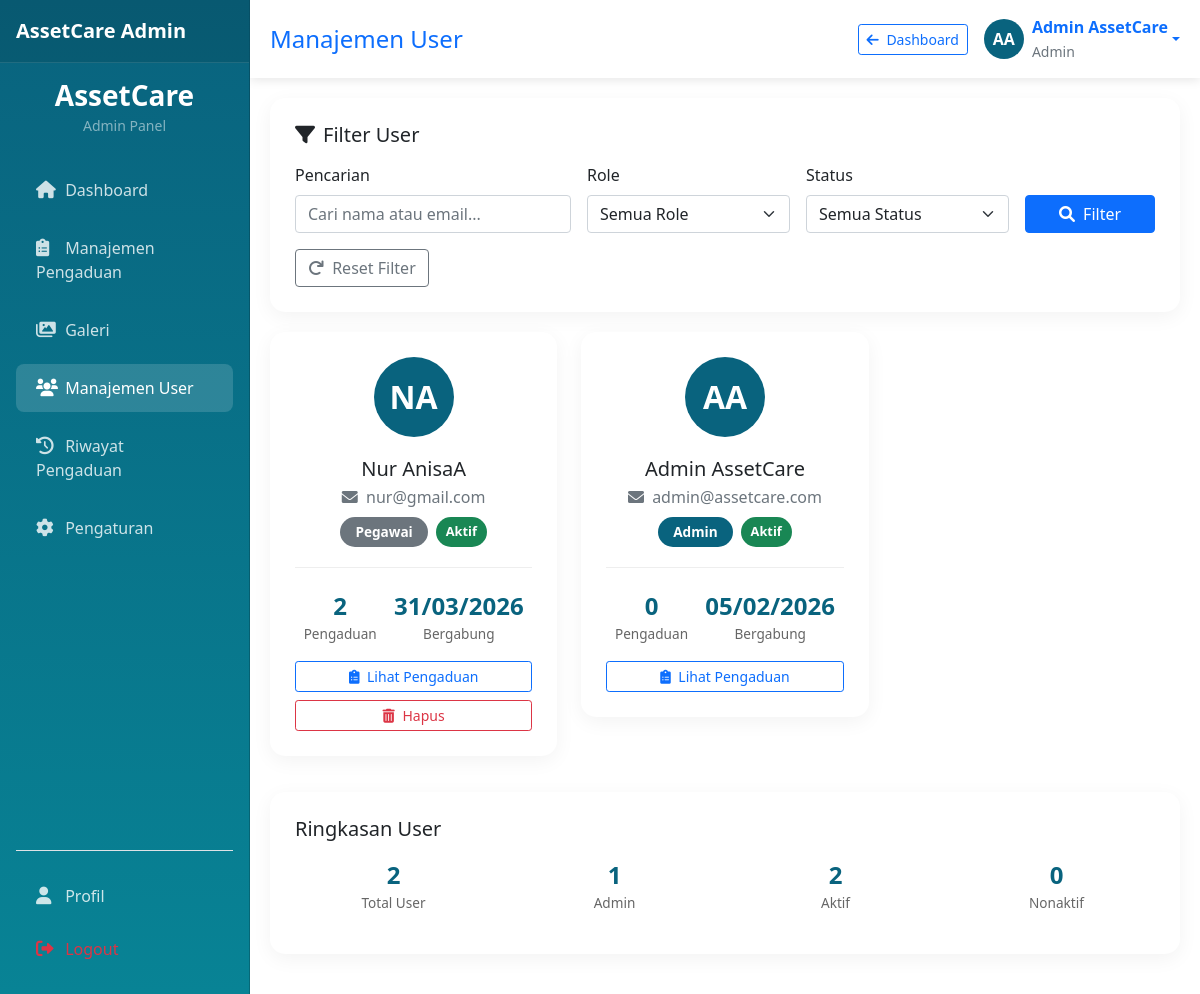
Page /admin/user.php (signed in) on the committed database.
### tables this page shows
CREATE TABLE `users` (
  `id` int(11) NOT NULL,
  `nama` varchar(100) NOT NULL,
  `email` varchar(100) NOT NULL,
  `password` varchar(255) NOT NULL,
  `role` enum('pegawai','admin') DEFAULT 'pegawai',
  `status` varchar(10) DEFAULT 'aktif',
  `created_at` timestamp NOT NULL DEFAULT current_timestamp(),
  `updated_at` timestamp NOT NULL DEFAULT current_timestamp() ON UPDATE current_timestamp()
);

### config/database.php (called while the page is built, shortened)
<?php
class Database {
    private $host = "localhost";
    private $username = "root";
    private $password = "";
    private $database = "sapraskantor";
    public $conn;
    public function __construct() {
        $this->conn = new mysqli($this->host, $this->username, $this->password, $this->database);
    }
    public function query($sql) {
        return $this->conn->query($sql);
    }
}
function generateInitials($name) {
    $words = explode(' ', $name);
    $initials = '';
    foreach ($words as $word) {
        if (!empty($word)) {
            $initials .= strtoupper($word[0]);
        }
    }
    return substr($initials, 0, 2);
}
?>

### admin/user.php (the view, shortened to what this page needs)
<?php
require_once '../config/database.php';
$db = new Database();
$search = isset($_GET['search']) ? $db->escape_string($_GET['search']) : '';
$query = "SELECT *,
          (SELECT COUNT(*) FROM pengaduan WHERE user_id = users.id) as total_pengaduan
          FROM users WHERE 1=1";
$query .= " ORDER BY created_at DESC";
$result = $db->query($query);
$users = $result->fetch_all(MYSQLI_ASSOC);
?>
<!DOCTYPE html>
<html lang="id">
<head>
    <link href="https://cdn.jsdelivr.net/npm/bootstrap@5.1.3/dist/css/bootstrap.min.css" rel="stylesheet">
    <link rel="stylesheet" href="https://cdnjs.cloudflare.com/ajax/libs/font-awesome/6.0.0/css/all.min.css">
</head>
<body>
    <?php include 'sidebar.php'; ?>
    <div class="main-content">
        <div class="navbar-top d-flex justify-content-between align-items-center">
            <h4 class="mb-0 text-primary">Manajemen User</h4>
            <div class="d-flex align-items-center gap-3">
                <a href="index.php" class="btn btn-outline-primary btn-sm">
                    <i class="fas fa-arrow-left me-1"></i> Dashboard
                </a>
                <div class="dropdown">
                    <a href="#" class="d-flex align-items-center text-decoration-none dropdown-toggle"
                       data-bs-toggle="dropdown">
                        <div class="profile-avatar me-2">
                            <?php echo generateInitials($_SESSION['nama']); ?>
                        </div>
                        <div>
                            <span class="fw-bold"><?php echo $_SESSION['nama']; ?></span><br>
                            <small class="text-muted">Admin</small>
                        </div>
                    </a>
                </div>
            </div>
        </div>
        <div class="user-card">
            <h5 class="mb-3"><i class="fas fa-filter me-2"></i>Filter User</h5>
            <form method="GET" class="row g-3">
                <div class="col-md-4">
                    <label class="form-label">Pencarian</label>
                    <input type="text" class="form-control" name="search" placeholder="Cari nama atau email..."
                           value="<?php echo htmlspecialchars($search); ?>">
                </div>
                <div class="col-md-3">
                    <label class="form-label">Role</label>
                    <select class="form-select" name="role">
                        <option value="">Semua Role</option>
                    </select>
                </div>
                <div class="col-md-3">
                    <label class="form-label">Status</label>
                    <select class="form-select" name="status">
                        <option value="">Semua Status</option>
                    </select>
                </div>
                <div class="col-md-2 d-flex align-items-end">
                    <button type="submit" class="btn btn-primary w-100">
                        <i class="fas fa-search me-1"></i> Filter
                    </button>
                </div>
                <div class="col-12">
                    <a href="user.php" class="btn btn-outline-secondary">
                        <i class="fas fa-redo me-1"></i> Reset Filter
                    </a>
                </div>
            </form>
        </div>
        <div class="row">
            <?php if (empty($users)): ?>
                <div class="col-12">
                    <div class="user-card text-center py-5">
                        <i class="fas fa-users fa-3x text-muted mb-3"></i>
                        <h5 class="text-muted">Tidak ada user ditemukan</h5>
                        <p class="mb-0">Coba gunakan filter yang berbeda</p>
                    </div>
                </div>
            <?php else: ?>
                <?php foreach ($users as $user): ?>
                    <div class="col-md-6 col-lg-4 mb-3">
                        <div class="user-card">
                            <div class="user-avatar">
                                <?php echo generateInitials($user['nama']); ?>
                            </div>
                            <div class="text-center mb-3">
                                <h5 class="mb-1"><?php echo htmlspecialchars($user['nama']); ?></h5>
                                <p class="text-muted mb-2">
                                    <i class="fas fa-envelope me-1"></i>
                                    <?php echo $user['email']; ?>
                                </p>
                                <div class="d-flex justify-content-center gap-2 mb-3">
                                    <span class="badge-role badge-<?php echo $user['role']; ?>">
                                        <?php echo ucfirst($user['role']); ?>
                                    </span>
                                    <span class="badge-status badge-<?php echo $user['status'] ?? 'aktif'; ?>">
                                        <?php echo ucfirst($user['status'] ?? 'aktif'); ?>
                                    </span>
                                </div>
                            </div>
                            <div class="user-stats">
                                <div class="stat-item">
                                    <div class="stat-number"><?php echo $user['total_pengaduan']; ?></div>
                                    <div class="stat-label">Pengaduan</div>
                                </div>
                                <div class="stat-item">
                                    <div class="stat-number">
                                        <?php echo date('d/m/Y', strtotime($user['created_at'])); ?>
                                    </div>
                                    <div class="stat-label">Bergabung</div>
                                </div>
                            </div>
                            <div class="mt-3">
                                <div class="d-grid gap-2">
                                    <a href="pengaduan.php?user_id=<?php echo $user['id']; ?>"
                                       class="btn btn-sm btn-outline-primary">
                                        <i class="fas fa-clipboard-list me-1"></i> Lihat Pengaduan
                                    </a>
                                    <?php if ($user['id'] != $_SESSION['user_id']): ?>
                                        <button type="button" class="btn btn-sm btn-outline-danger btn-hapus"
                                                data-bs-toggle="modal"
                                                data-bs-target="#hapusModal<?php echo $user['id']; ?>">
                                            <i class="fas fa-trash-alt me-1"></i> Hapus
                                        </button>
                                    <?php endif; ?>
                                </div>
                            </div>
                        </div>
                    </div>
                <?php endforeach; ?>
            <?php endif; ?>
        </div>
        <div class="user-card">
            <h5 class="mb-3">Ringkasan User</h5>
            <div class="row text-center">
                <div class="col-md-3 mb-3">
                    <div class="stat-number"><?php echo count($users); ?></div>
                    <div class="stat-label">Total User</div>
                </div>
                <div class="col-md-3 mb-3">
                    <div class="stat-number">
                        <?php
                        $admin_count = array_filter($users, function($u) {
                            return $u['role'] == 'admin';
                        });
                        echo count($admin_count);
                        ?>
                    </div>
                    <div class="stat-label">Admin</div>
                </div>
                <div class="col-md-3 mb-3">
                    <div class="stat-number">
                        <?php
                        $active_count = array_filter($users, function($u) {
                            return ($u['status'] ?? 'aktif') == 'aktif';
                        });
                        echo count($active_count);
                        ?>
                    </div>
                    <div class="stat-label">Aktif</div>
                </div>
                <div class="col-md-3 mb-3">
                    <div class="stat-number">
                        <?php
                        $inactive_count = array_filter($users, function($u) {
                            return ($u['status'] ?? 'aktif') == 'nonaktif';
                        });
                        echo count($inactive_count);
                        ?>
                    </div>
                    <div class="stat-label">Nonaktif</div>
                </div>
            </div>
        </div>
    </div>
</body>
</html>

### admin/user.php (style rules this page uses)
:root { --primary: #09637E; --secondary: #088395; --accent: #7AB2B2; --light: #EBF4F6; }
.profile-avatar { width: 40px; height: 40px; background: var(--primary); color: white; border-radius: 50%; display: flex; align-items: center; justify-content: center; font-weight: bold; }
.main-content { margin-left: 250px; padding: 20px; }
.navbar-top { background: white; box-shadow: 0 2px 10px rgba(0, 0, 0, 0.1); padding: 15px 20px; margin: -20px -20px 20px; }
.user-card { background: white; border-radius: 15px; box-shadow: 0 5px 20px rgba(0, 0, 0, 0.05); padding: 25px; margin-bottom: 20px; }
.user-avatar { width: 80px; height: 80px; background: var(--primary); color: white; border-radius: 50%; display: flex; align-items: center; justify-content: center; font-size: 2rem; font-weight: bold; margin: 0 auto 20px; }
.user-stats { display: flex; justify-content: space-around; margin-top: 20px; padding-top: 20px; border-top: 1px solid #eee; }
.stat-item { text-align: center; }
.stat-number { font-size: 1.5rem; font-weight: 700; color: var(--primary); }
.stat-label { font-size: 0.85rem; color: #666; }
.badge-role { padding: 5px 15px; border-radius: 20px; font-size: 0.85rem; font-weight: 600; }
.badge-pegawai { background: #6c757d; color: white; }
.badge-admin { background: var(--primary); color: white; }
.badge-status { padding: 5px 10px; border-radius: 20px; font-size: 0.8rem; font-weight: 600; }
.badge-aktif { background: #198754; color: white; }
.btn-hapus { color: #dc3545; border-color: #dc3545; }

### admin/sidebar.php (style rules this page uses)
@media (min-width: 992px) { .main-content { margin-left: 250px; } }

### rows in the picture
users: nama "NA", nama "Nur AnisaA", email "nur@gmail.com", role "Pegawai", status "Aktif", total_pengaduan "2", created_at "31/03/2026"
users: nama "AA", nama "Admin AssetCare", email "admin@assetcare.com", role "Admin", status "Aktif", total_pengaduan "0", created_at "05/02/2026"

### other values in the picture
generateInitials($_SESSION['nama']) "AA"
$_SESSION['nama'] "Admin AssetCare"
count($users) "2"
count($admin_count) "1"
count($active_count) "2"
count($inactive_count) "0"
